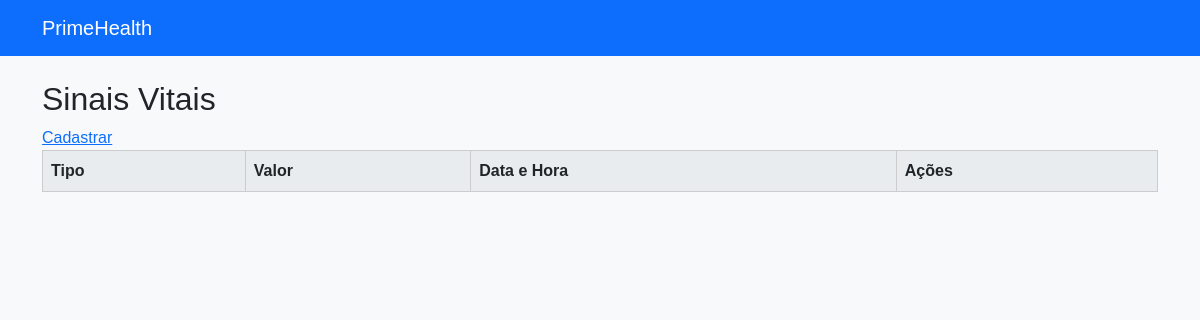
The app's page /sinais-vitais/ (signed in), older data.
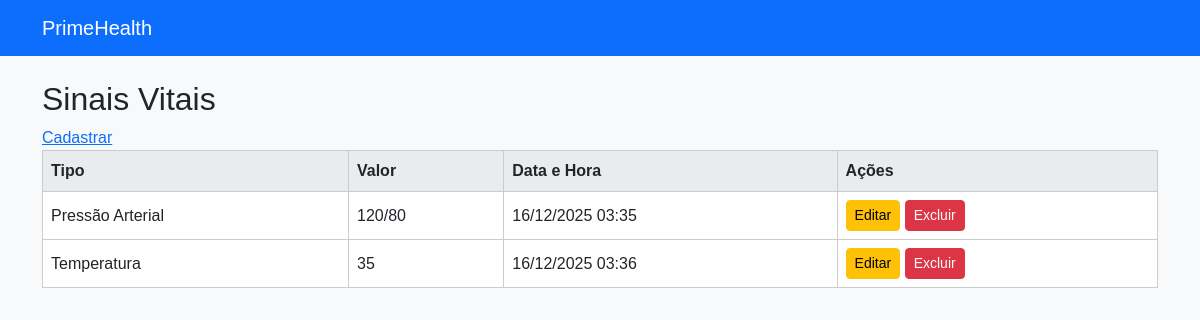
The same page, newer data.
### sinais_vitais/models.py (models this page shows, shortened)
class SinalVital(models.Model):
    TIPOS = [
        ('Pressão Arterial', 'Pressão Arterial'),
        ('Frequência Cardíaca', 'Frequência Cardíaca'),
        ('Temperatura', 'Temperatura'),
        ('Saturação', 'Saturação'),
    ]
    usuario = models.ForeignKey(
        User,
        on_delete=models.CASCADE
    )
    tipo = models.CharField(
        max_length=30,
        choices=TIPOS
    )
    valor = models.CharField(max_length=20)
    data_hora = models.DateTimeField(auto_now_add=True)

### sinais_vitais/views.py (the view)
# urls.py: path('', listar_sinais_vitais, name='listar_sinais_vitais'),
@login_required
def listar_sinais_vitais(request):
    sinais = SinalVital.objects.filter(usuario=request.user)
    return render(request, 'listar_sinais.html', {
        'sinais': sinais
    })

### templates/listar_sinais.html
{% extends 'base.html' %}
{% block conteudo %}
<h2>Sinais Vitais</h2>
<a href="{% url 'criar_sinal_vital' %}">Cadastrar</a>
<table>
    <tr>
        <th>Tipo</th>
        <th>Valor</th>
        <th>Data e Hora</th>
        <th>Ações</th>
    </tr>
    {% for sinal in sinais %}
    <tr>
        <td>{{ sinal.get_tipo_display }}</td>
        <td>{{ sinal.valor }}</td>
        <td>{{ sinal.data_hora|date:"d/m/Y H:i" }}</td>
        <td>
        <a href="{% url 'editar_sinal_vital' sinal.id %}" class="btn btn-warning btn-sm">Editar</a>
        <a href="{% url 'excluir_sinal_vital' sinal.id %}" class="btn btn-danger btn-sm">Excluir</a>
    </td>
</tr>
{% endfor %}
</table>
{% endblock %}

Row changes from the older to the newer data that the page shows:
added SinalVital: tipo "Pressão Arterial", valor "120/80", data_hora "16/12/2025 03:35"
added SinalVital: tipo "Temperatura", valor "35", data_hora "16/12/2025 03:36"
